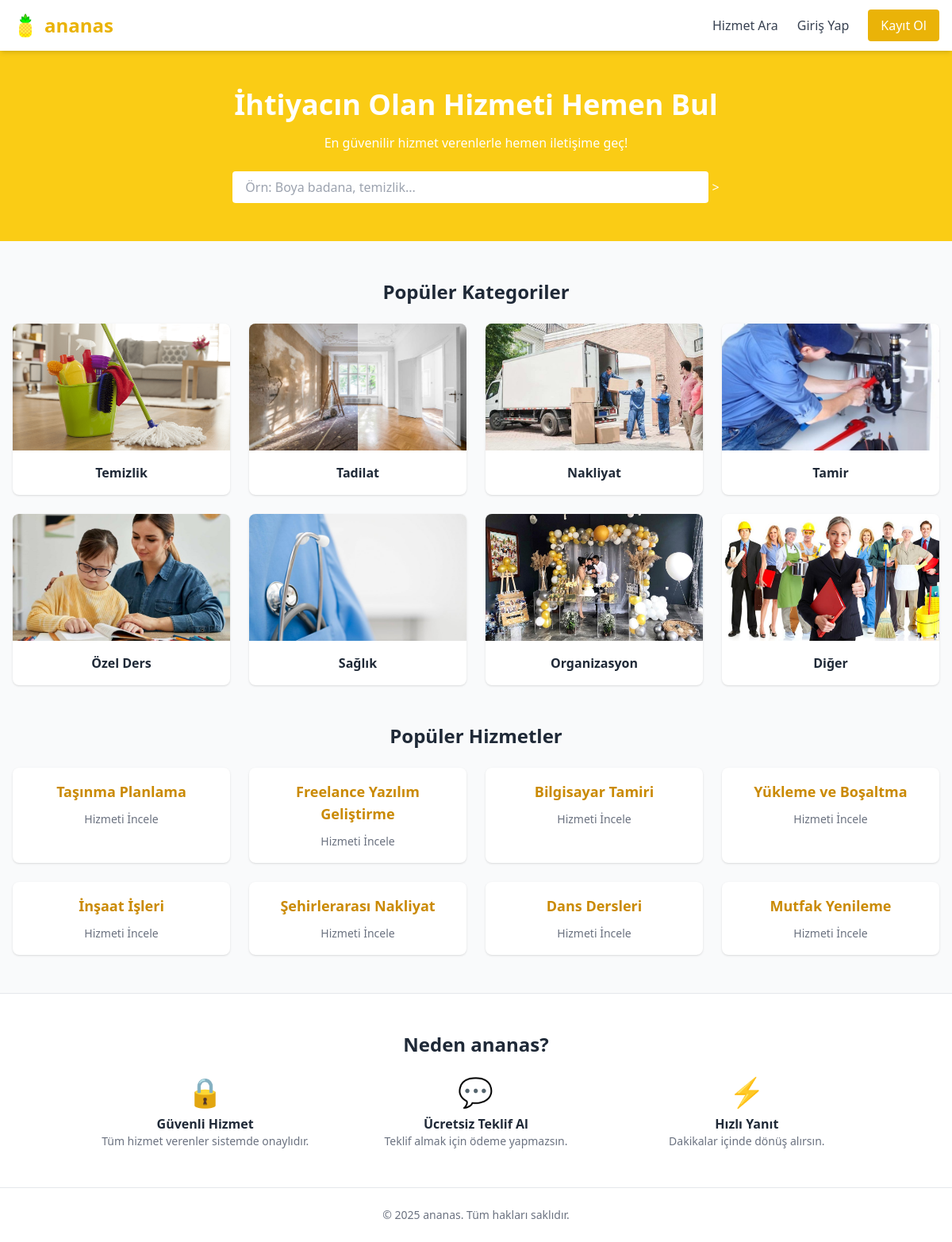
The page / on the database its author committed.
### tables this page shows
CREATE TABLE `kategoriler` (
  `KategoriID` int(11) NOT NULL,
  `KategoriAdi` varchar(255) NOT NULL,
  `ResimYolu` varchar(255) DEFAULT NULL
);

CREATE TABLE `altkategoriler` (
  `AltKategoriID` int(11) NOT NULL,
  `KategoriID` int(11) NOT NULL,
  `AltKategoriAdi` varchar(255) NOT NULL,
  `ResimYolu` varchar(255) DEFAULT NULL
);

### index.php (the view, shortened to what this page needs)
<?php
$baglanti = new mysqli("localhost", "root", "", "armutdata");
$baglanti->set_charset("utf8");
$kategoriler = $baglanti->query("SELECT * FROM kategoriler");
$altkategoriler = $baglanti->query("SELECT * FROM altkategoriler ORDER BY RAND() LIMIT 8");
?>
<!DOCTYPE html>
<html lang="tr">
<head>
    <script src="https://cdn.tailwindcss.com"></script>
</head>
<body class="bg-gray-50 text-gray-800">
<?php include 'navbar.php'; ?>
<section class="bg-yellow-400 text-white py-12 text-center">
    <h1 class="text-4xl font-bold mb-4">İhtiyacın Olan Hizmeti Hemen Bul</h1>
    <p class="mb-6">En güvenilir hizmet verenlerle hemen iletişime geç!</p>
    <input
        type="text"
        placeholder="Örn: Boya badana, temizlik..."
        class="w-1/2 px-4 py-2 rounded text-gray-800 cursor-pointer"
        onclick="window.location.href='hizmet_ara.php';"
        readonly
        onfocus="this.blur();"
    >
</section>
<section class="max-w-7xl mx-auto px-4 py-12">
    <h2 class="text-2xl font-bold mb-6 text-center">Popüler Kategoriler</h2>
    <div class="grid grid-cols-2 md:grid-cols-4 gap-6">
        <?php while($kat = $kategoriler->fetch_assoc()): ?>
            <a href="kategori.php?id=<?php echo $kat['KategoriID']; ?>" class="block bg-white rounded-lg shadow hover:shadow-lg transition">
                <img src="<?php echo $kat['ResimYolu']; ?>" alt="<?php echo $kat['KategoriAdi']; ?>" class="w-full h-40 object-cover rounded-t-lg">
                <div class="p-4 text-center font-semibold"> <?php echo $kat['KategoriAdi']; ?> </div>
            </a>
        <?php endwhile; ?>
    </div>
</section>
<section class="max-w-7xl mx-auto px-4 pb-12">
    <h2 class="text-2xl font-bold mb-6 text-center">Popüler Hizmetler</h2>
    <div class="grid grid-cols-2 md:grid-cols-4 gap-6">
        <?php while($alt = $altkategoriler->fetch_assoc()): ?>
            <div class="bg-white rounded-lg shadow hover:shadow-lg transition text-center p-4">
                <div class="text-yellow-600 font-semibold text-lg mb-2"><?php echo $alt['AltKategoriAdi']; ?></div>
                <a href="#" class="text-sm text-gray-500 hover:text-yellow-600">Hizmeti İncele</a>
            </div>
        <?php endwhile; ?>
    </div>
</section>
<section class="bg-white py-12 border-t">
    <div class="max-w-5xl mx-auto px-4 text-center">
        <h2 class="text-2xl font-bold mb-6">Neden ananas?</h2>
        <div class="grid grid-cols-1 md:grid-cols-3 gap-8">
            <div>
                <div class="text-yellow-500 text-4xl mb-2">🔒</div>
                <h3 class="font-semibold">Güvenli Hizmet</h3>
                <p class="text-sm text-gray-500">Tüm hizmet verenler sistemde onaylıdır.</p>
            </div>
            <div>
                <div class="text-yellow-500 text-4xl mb-2">💬</div>
                <h3 class="font-semibold">Ücretsiz Teklif Al</h3>
                <p class="text-sm text-gray-500">Teklif almak için ödeme yapmazsın.</p>
            </div>
            <div>
                <div class="text-yellow-500 text-4xl mb-2">⚡</div>
                <h3 class="font-semibold">Hızlı Yanıt</h3>
                <p class="text-sm text-gray-500">Dakikalar içinde dönüş alırsın.</p>
            </div>
        </div>
    </div>
</section>
<footer class="bg-white border-t py-6 text-center text-sm text-gray-500">
    &copy; <?php echo date('Y'); ?> ananas. Tüm hakları saklıdır.
</footer>
</body>
</html>

### rows shown on the page
kategoriler: ResimYolu (picture), KategoriAdi "Temizlik"
kategoriler: ResimYolu (picture), KategoriAdi "Tadilat"
kategoriler: ResimYolu (picture), KategoriAdi "Nakliyat"
kategoriler: ResimYolu (picture), KategoriAdi "Tamir"
kategoriler: ResimYolu (picture), KategoriAdi "Özel Ders"
kategoriler: ResimYolu (picture), KategoriAdi "Sağlık"
kategoriler: ResimYolu (picture), KategoriAdi "Organizasyon"
kategoriler: ResimYolu (picture), KategoriAdi "Diğer"
altkategoriler: AltKategoriAdi "Taşınma Planlama"
altkategoriler: AltKategoriAdi "Freelance Yazılım Geliştirme"
altkategoriler: AltKategoriAdi "Bilgisayar Tamiri"
altkategoriler: AltKategoriAdi "Yükleme ve Boşaltma"
altkategoriler: AltKategoriAdi "İnşaat İşleri"
altkategoriler: AltKategoriAdi "Şehirlerarası Nakliyat"
altkategoriler: AltKategoriAdi "Dans Dersleri"
altkategoriler: AltKategoriAdi "Mutfak Yenileme"
